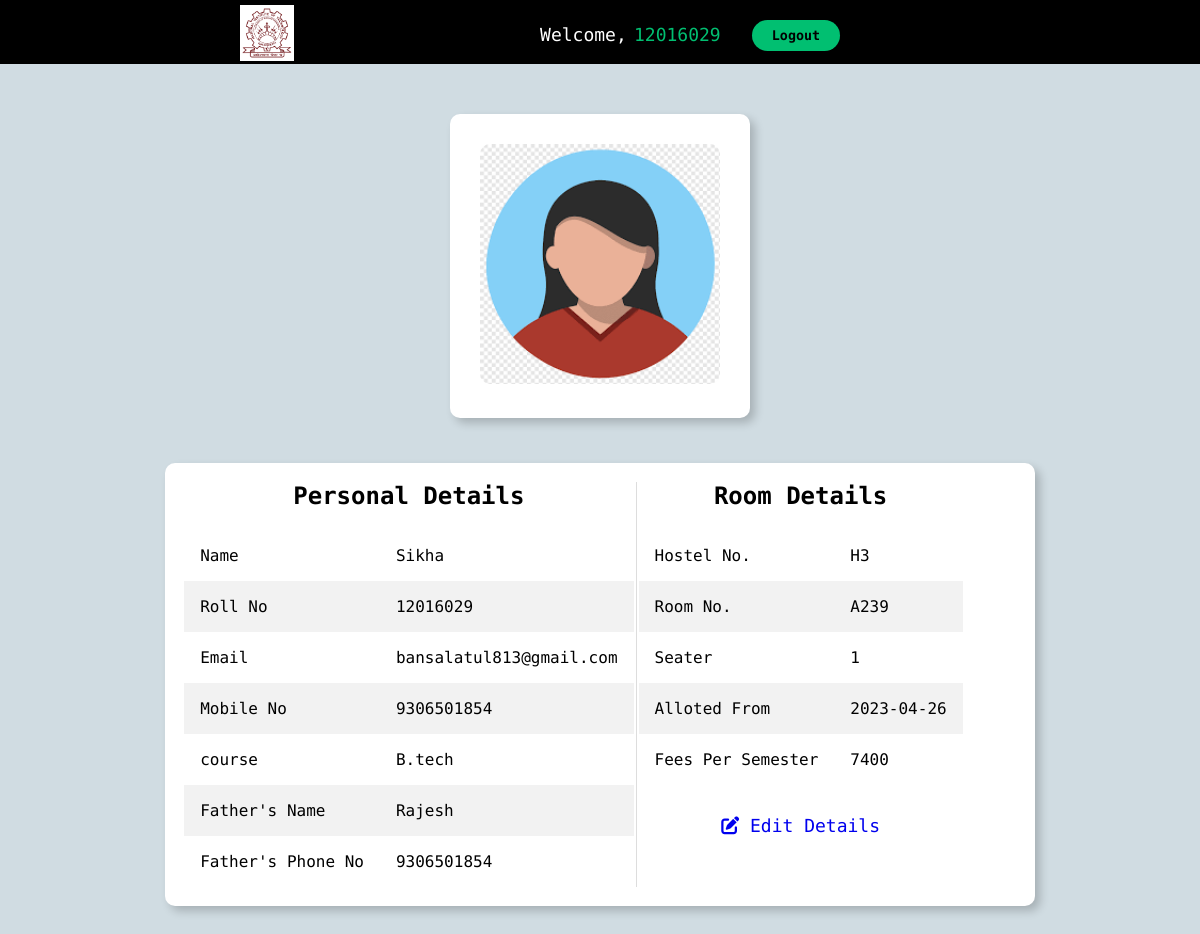
Page /students/room_details.php?id=12016029 on the committed database.
### tables this page shows
CREATE TABLE `students` (
  `student_id` int(11) NOT NULL,
  `student_roll` int(11) NOT NULL,
  `student_name` varchar(255) NOT NULL,
  `student_email` varchar(255) NOT NULL,
  `student_phone` bigint(20) NOT NULL,
  `student_pass` varchar(255) NOT NULL,
  `hostel_no` varchar(255) NOT NULL,
  `room_no` varchar(255) NOT NULL,
  `course` varchar(255) NOT NULL,
  `room_seater` int(11) NOT NULL,
  `father_name` varchar(255) NOT NULL,
  `father_phoneno` bigint(20) NOT NULL,
  `your_photo` varchar(255) NOT NULL,
  `gender` varchar(255) NOT NULL,
  `allot_date` date NOT NULL DEFAULT current_timestamp(),
  `fees` int(11) NOT NULL
);

### students/room_details.php (the view, shortened to what this page needs)
<?php
include '../partials/db_connect.php';
?>
<!DOCTYPE html>
<html lang="en">
<head>
    <link rel="stylesheet" href="../css/roomdetails.css">
</head>
<body>
    <?php
    $rollno = $_GET['id'];
    $sql1 = "SELECT * FROM students WHERE student_roll=$rollno";
    $res1 = mysqli_query($conn, $sql1);
    if ($res1 == true) {
        $count1 = mysqli_num_rows($res1);
        if ($count1 == 1) {
            $rows = mysqli_fetch_assoc($res1);
            $student_name = $rows['student_name'];
            $student_email = $rows['student_email'];
            $student_phone = $rows['student_phone'];
            $course = $rows['course'];
            $father_phone = $rows['father_phoneno'];
            $father_name = $rows['father_name'];
            $your_photo = $rows['your_photo'];
            $hostel_no = $rows['hostel_no'];
            $room_no = $rows['room_no'];
            $seater = $rows['room_seater'];
            $fees = $rows['fees'];
            $allot = $rows['allot_date'];
        }
    }
    ?>
    <div class="nav-content">
        <div class="wrapper">
            <div class="nav-align">
                <div class="nav-logo">
                    <a href=""><img src="../image/logo.png" alt="NIT kkr Logo" style="background-color:white;"></a>
                </div>
                <div class="nav-links">
                    <ul class="text-center">
                        <li style="color:white;">Welcome,</li>
                        <li style="color:#01bf71;">
                            <?php echo $rollno; ?>
                        </li>
                        <button class="btn-primary res-btn" style="margin-left:2vw; margin-top:2.5vh;"
                            onclick="change2()">Logout</button>
                    </ul>
                </div>
            </div>
        </div>
    </div>
    <div class="container">
        <div class="wrapper">
            <div class="personal center">
                <div class="side center">
                    <div class="photo">
                        <img src="../image/students/<?php echo $your_photo?>" alt="">
                    </div>
                </div>
            </div>
            <div class="roomdetails">
                <div class="room">
                    <div>
                        <h2 class="text-center">Personal Details</h2>
                        <table class="customers">
                            <tr>
                                <td>Name</td>
                                <td>
                                    <?php echo $student_name ?>
                                </td>
                            </tr>
                            <tr>
                                <td>Roll No</td>
                                <td>
                                    <?php echo $rollno ?>
                                </td>
                            </tr>
                            <tr>
                                <td>Email</td>
                                <td>
                                    <?php echo $student_email ?>
                                </td>
                            </tr>
                            <tr>
                                <td>Mobile No</td>
                                <td>
                                    <?php echo $student_phone ?>
                                </td>
                            </tr>
                            <tr>
                                <td>course</td>
                                <td>
                                    <?php echo $course ?>
                                </td>
                            </tr>
                            <tr>
                                <td>Father's Name</td>
                                <td>
                                    <?php echo $father_name ?>
                                </td>
                            </tr>
                            <tr>
                                <td>Father's Phone No</td>
                                <td>
                                    <?php echo $father_phone ?>
                                </td>
                            </tr>
                        </table>
                    </div>
                    <div>
                        <h2 class="text-center">Room Details</h2>
                        <table class="customers">
                            <tr>
                                <td>Hostel No.</td>
                                <td>
                                    <?php echo $hostel_no ?>
                                </td>
                            </tr>
                            <tr>
                                <td>Room No.</td>
                                <td>
                                    <?php echo $room_no ?>
                                </td>
                            </tr>
                            <tr>
                                <td>Seater</td>
                                <td>
                                    <?php echo $seater ?>
                                </td>
                            </tr>
                            <tr>
                                <td>Alloted From</td>
                                <td>
                                    <?php echo $allot ?>
                                </td>
                            </tr>
                            <tr>
                                <td>Fees Per Semester</td>
                                <td>
                                    <?php echo $fees ?>
                                </td>
                            </tr>
                        </table>
                        <div class="profbtn center">
                            <a href="edit_details.php?id=<?php echo $rollno?>"> <i class="fas fa-edit fa-lg-2"></i> Edit Details</a>
                        </div>
                    </div>
                </div>
            </div>
        </div>
    </div>
</body>

### css/roomdetails.css (style rules this page uses)
* { padding: 0; margin: 0; box-sizing: border-box; font-family: "Encode Sans Expanded", sans-serif; }
body { background-color: rgb(208, 220, 226); }
.wrapper { width: 80%; margin: 0 auto; }
.btn-primary { padding: 8px 20px; border-radius: 25px; background-color: #01bf71; border: none; font-weight: bold; }
.nav-content { min-height: 8vh; background-color: black; }
.nav-align { background-color: black; max-height: 8vh; display: flex; justify-content: space-between; gap: 20px; margin-left: 10vw; margin-right: 20vw; }
.nav-logo a img { height: 7vh; padding: 2px; margin-top: 0.6vh; }
.nav-links ul { display: flex; gap: 0.6vw; font-size: large; text-decoration: none; }
.nav-links ul li { margin-top: 3vh; }
.nav-links ul li { list-style-type: none; }
.center { justify-content: center; }
.text-center { justify-content: center; display: flex; }
.personal { display: flex; margin-top: 50px; }
.side { box-shadow: 5px 5px 10px rgba(1, 1, 1, 0.2); border-radius: 10px; padding: 30px; max-width: 300px; min-width: 300px; background-color: white; }
.photo img { border-radius: 10px; width: 100%; }
.profbtn { margin-top: 30px; display: flex; }
.profbtn a { text-decoration: none; font-size: large; }
.customers { border-collapse: collapse; width: 100%; }
.customers td { padding: 16px; }
.customers tr:nth-child(even) { background-color: #f2f2f2; }
.room { display: flex; justify-content: space-between; max-width: calc(90% + 30px); min-width: calc(90% + 30px); }
.roomdetails { box-shadow: 5px 5px 10px rgba(1, 1, 1, 0.2); border-radius: 10px; background-color: white; margin: 45px; padding: 2%; }
.roomdetails h2 { padding-bottom: 20px; }

### rows in the picture
students: your_photo (picture), student_name "Sikha", student_email "bansalatul813@gmail.com", student_phone "9306501854", course "B.tech", father_name "Rajesh", father_phoneno "9306501854", hostel_no "H3", room_no "A239", room_seater "1", allot_date "2023-04-26", fees "7400"

### other values in the picture
$rollno "12016029"
